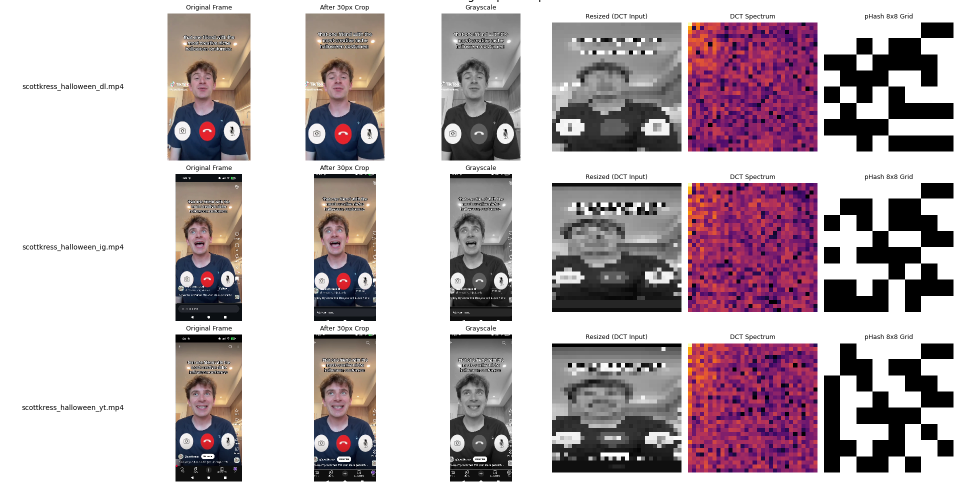
#> input picture base_phash_vis.png, 1920 x 975 px, given in place of scottkress_halloween_dl.mp4, which was not available (shown at 1/2 size)
$ jupyter execute --allow-errors 02_visual_comparison_methods.ipynb   (text cells are left out)
#> lines starting #> are read from the running program, lines starting #| are printed output that depends on the picture; pictures that were not available may be replaced by others from this repository, and a replacement may not be noted
[cell 1]
import cv2
import numpy as np
import imagehash
import os
import json
import time
from PIL import Image
import matplotlib.pyplot as plt
import matplotlib.patches as mpatches
from scipy.spatial.distance import cosine as cosine_dist

# Config
MARGIN = 30
HASH_SIZE = 8
CHUNK_DURATION_SEC = 4
OVERLAP_SEC = 1
DESIRED_FPS = 5
HIST_BINS = 32
OUTPUT_JSON = "visual_fingerprints.json"
SAMPLE_VIDEO = "../data/downloads/scottkress_halloween_dl.mp4"  # Update to any available video

FOLDERS_TO_PROCESS = [
    "../data/downloads",
    "../data/processed/reels_processed",
    "../data/processed/shorts_processed"
]

# Update these to match your actual video filenames as they appear in the JSON

TARGET_VIDEO = "scottkress_halloween_dl.mp4"
POSITIVE_VIDEOS = [
    "scottkress_halloween_ig.mp4",
    "scottkress_halloween_yt.mp4"
]
TOP_K = 5  # Number of top chunk matches to average for mean top-k score

[cell 2]
# --- Shared frame helpers ---

def get_nth_frame(video_path, frame_index=50):
#> called with frame_index = 50
    cap = cv2.VideoCapture(video_path)
    if not cap.isOpened():
        raise Exception(f"Could not open video {video_path}")
    cap.set(cv2.CAP_PROP_POS_FRAMES, frame_index)
    ret, frame = cap.read()
#> frame is the input picture: shape (975, 1920, 3); mean B, G, R 178.2, 172.8, 185.7
    cap.release()
    if not ret:
        raise Exception(f"Could not read frame {frame_index} from {video_path}")
    return frame

def crop_frame(frame, margin=MARGIN):
#> called with margin = 30
    h, w = frame.shape[:2]
#> h = 975; w = 1920
    return frame[margin:h-margin, margin:w-margin]
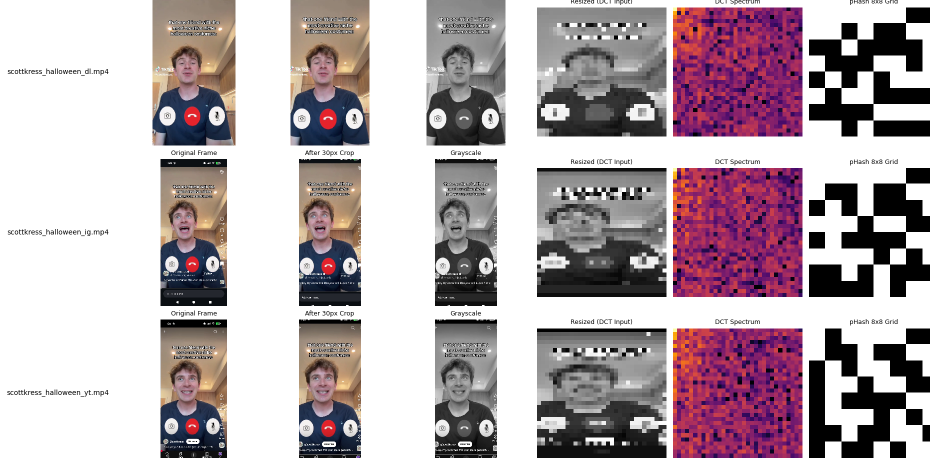
#> returned value: shape (915, 1860, 3) (shown at 1/2 size); mean of channels 0, 1, 2 172.4, 166.5, 180.6; drawn as B, G, R

# --- Chunking logic ---

# [45 lines left out: function get_chunks, not called in this run]

[cell 3]
# --- pHash pipeline visualization ---

def phash_pipeline(frame):
    steps = {}
    frame_rgb = cv2.cvtColor(frame, cv2.COLOR_BGR2RGB)
    steps["Original"] = (frame_rgb, None)

    cropped = crop_frame(frame)
    steps[f"Cropped ({MARGIN}px)"] = (cv2.cvtColor(cropped, cv2.COLOR_BGR2RGB), None)

    gray = cv2.cvtColor(cropped, cv2.COLOR_BGR2GRAY)
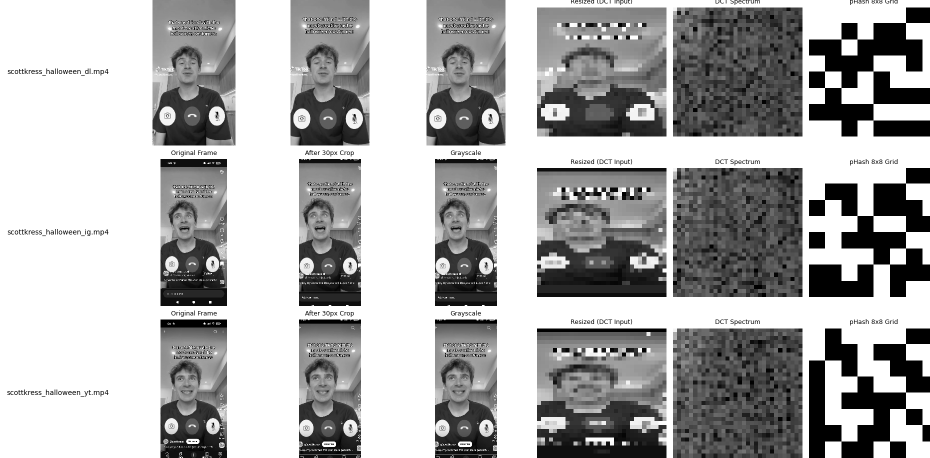
#> gray: shape (915, 1860) (shown at 1/2 size); min 0, max 255, mean 171.4
    steps["Grayscale"] = (gray, "gray")

    resized = cv2.resize(gray, (HASH_SIZE * 4, HASH_SIZE * 4))
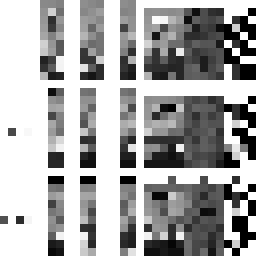
#> resized: shape (32, 32) (shown 8 times larger); min 0, max 255, mean 168.6
    steps["Resized (DCT Input)"] = (resized, "gray")

    dct = cv2.dct(np.float32(resized))
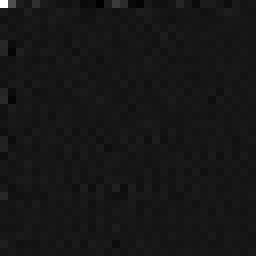
#> dct: shape (32, 32) float32 (shown 8 times larger); min -519.4, max 5396.4, mean 7.7; drawn with min black and max white
    steps["DCT Spectrum"] = (np.log(np.abs(dct) + 1), "inferno")

    pil_img = Image.fromarray(gray)
    phash = imagehash.phash(pil_img)
    steps["pHash 8x8 Grid"] = (np.array(phash.hash, dtype=int), "gray")

    return steps, phash

frame = get_nth_frame(SAMPLE_VIDEO, frame_index=50)
#> (the rest of this cell did not finish here and is left out)

[cell 4]
# --- dHash pipeline visualization ---

def dhash_pipeline(frame):
    steps = {}
    frame_rgb = cv2.cvtColor(frame, cv2.COLOR_BGR2RGB)
    steps["Original"] = (frame_rgb, None)

    cropped = crop_frame(frame)
    steps[f"Cropped ({MARGIN}px)"] = (cv2.cvtColor(cropped, cv2.COLOR_BGR2RGB), None)

    gray = cv2.cvtColor(cropped, cv2.COLOR_BGR2GRAY)
    steps["Grayscale"] = (gray, "gray")

    # dHash resizes to (hash_size+1) x hash_size to compute horizontal gradient
    resized = cv2.resize(gray, (HASH_SIZE + 1, HASH_SIZE))
    steps["Resized (Gradient Input)"] = (resized, "gray")

    gradient = resized[:, 1:] > resized[:, :-1]
    steps["Horizontal Gradient"] = (gradient.astype(np.uint8) * 255, "gray")

    pil_img = Image.fromarray(gray)
    dhash = imagehash.dhash(pil_img)
    steps["dHash 8x8 Grid"] = (np.array(dhash.hash, dtype=int), "gray")

    return steps, dhash

frame = get_nth_frame(SAMPLE_VIDEO, frame_index=50)
#> (the rest of this cell did not finish here and is left out)


fig, axes = plt.subplots(1, len(steps), figsize=(3 * len(steps), 4))
for ax, (title, (img, cmap)) in zip(axes, steps.items()):
    ax.imshow(img, cmap=cmap, interpolation="nearest")
    ax.set_title(title, fontsize=9)
    ax.axis("off")
plt.suptitle(f"dHash Pipeline — {os.path.basename(SAMPLE_VIDEO)}\nHash: {dhash}", fontsize=11)
plt.tight_layout()
plt.show()

[cell 5]
# --- HSV Color Histogram pipeline visualization ---

def hsv_histogram_pipeline(frame):
    steps = {}
    frame_rgb = cv2.cvtColor(frame, cv2.COLOR_BGR2RGB)
    steps["Original"] = (frame_rgb, None)

    cropped = crop_frame(frame)
    steps[f"Cropped ({MARGIN}px)"] = (cv2.cvtColor(cropped, cv2.COLOR_BGR2RGB), None)

    hsv = cv2.cvtColor(cropped, cv2.COLOR_BGR2HSV)
#> hsv: shape (915, 1860, 3); mean H, S, V 26.1, 35.8, 182.7
    steps["HSV"] = (hsv, None)

    h_hist = cv2.calcHist([hsv], [0], None, [HIST_BINS], [0, 180]).flatten()
#> h_hist = 32 values, max 1283188 at index 0, min 30 at index 15, mean 53184.4
    s_hist = cv2.calcHist([hsv], [1], None, [HIST_BINS], [0, 256]).flatten()
#> s_hist = 32 values, max 1280652 at index 0, min 534 at index 30, mean 53184.4
    v_hist = cv2.calcHist([hsv], [2], None, [HIST_BINS], [0, 256]).flatten()
#> v_hist = 32 values, max 850638 at index 31, min 7170 at index 29, mean 53184.4

    # Normalize
    h_hist /= (h_hist.sum() + 1e-7)
#> h_hist = 32 values, max 0.754 at index 0, min 1.76e-05 at index 15, mean 0.0312
    s_hist /= (s_hist.sum() + 1e-7)
#> s_hist = 32 values, max 0.752 at index 0, min 0.000314 at index 30, mean 0.0312
    v_hist /= (v_hist.sum() + 1e-7)
#> v_hist = 32 values, max 0.5 at index 31, min 0.00421 at index 29, mean 0.0313

    histogram = np.concatenate([h_hist, s_hist, v_hist])
#> histogram = 96 values, max 0.754 at index 0, min 1.76e-05 at index 15, mean 0.0312
    return steps, h_hist, s_hist, v_hist, histogram

frame = get_nth_frame(SAMPLE_VIDEO, frame_index=50)
steps, h_hist, s_hist, v_hist, histogram = hsv_histogram_pipeline(frame)
#> steps = 3 items

fig = plt.figure(figsize=(20, 4))

# Pipeline images
for i, (title, (img, cmap)) in enumerate(steps.items()):
    ax = fig.add_subplot(1, len(steps) + 3, i + 1)
    ax.imshow(img, cmap=cmap, interpolation="nearest")
    ax.set_title(title, fontsize=9)
    ax.axis("off")
#> this loop made 3 passes
#> title on passes 1 to 3: 'Original', 'Cropped (30px)', 'HSV'

# Per-channel histograms
offset = len(steps) + 1
#> offset = 4
for i, (hist, label, color) in enumerate(zip(
    [h_hist, s_hist, v_hist],
    ["Hue", "Saturation", "Value"],
    ["r", "g", "b"]
)):
    ax = fig.add_subplot(1, len(steps) + 3, offset + i)
    ax.bar(range(len(hist)), hist, color=color, alpha=0.7)
    ax.set_title(f"{label} Histogram", fontsize=9)
    ax.set_xlabel("Bin")
    ax.set_ylabel("Normalized Freq")
#> this loop made 3 passes

plt.suptitle(f"HSV Histogram Pipeline — {os.path.basename(SAMPLE_VIDEO)}", fontsize=11)
plt.tight_layout()
plt.show()
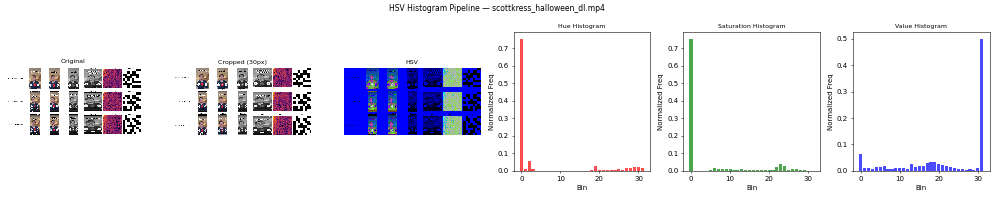
#> figure drawn by matplotlib, 6 panels; panel 4: tallest bar 0.754 high, from x = -0.4 to 0.4; panel 5: tallest bar 0.752 high, from x = -0.4 to 0.4; panel 6: tallest bar 0.5 high, from x = 30.6 to 31.4

[cell 6]
# --- Generate and save all methods to JSON ---

# [20 lines left out: functions compute_phash, compute_dhash, compute_hsv_histogram, not called in this run]

all_data = {}
timing = {}  # {video_name: {phash: t, dhash: t, hsv: t, total: t}}
total_start = time.time()

for folder in FOLDERS_TO_PROCESS:
    folder_path = os.path.abspath(folder)
    if not os.path.exists(folder_path):
        print(f"Skipping missing folder: {folder_path}")
        continue

    for file_name in os.listdir(folder_path):
        if not file_name.lower().endswith((".mp4", ".mov", ".mkv")):
            continue

        video_path = os.path.join(folder_path, file_name)
        print(f"Processing: {file_name}")

        chunks = get_chunks(video_path)
        video_entry = {"chunks": []}
        timing[file_name] = {"phash": 0.0, "dhash": 0.0, "hsv": 0.0}

        for chunk in chunks:
            chunk_entry = {
                "chunk_id": chunk["chunk_id"],
                "start_sec": chunk["start_sec"],
                "end_sec": chunk["end_sec"],
                "frames": []
            }

            for f_idx, frame in chunk["frames"]:
                t0 = time.time()
                ph = compute_phash(frame)
                timing[file_name]["phash"] += time.time() - t0

                t0 = time.time()
                dh = compute_dhash(frame)
                timing[file_name]["dhash"] += time.time() - t0

                t0 = time.time()
                hsv = compute_hsv_histogram(frame)
                timing[file_name]["hsv"] += time.time() - t0

                chunk_entry["frames"].append({
                    "frame_idx": f_idx,
                    "phash": ph,
                    "dhash": dh,
                    "color_histogram": hsv
                })

            video_entry["chunks"].append(chunk_entry)

        timing[file_name]["total"] = round(
            timing[file_name]["phash"] + timing[file_name]["dhash"] + timing[file_name]["hsv"], 4
        )
        all_data[file_name] = video_entry
        print(f"  Done. Chunks: {len(chunks)} | Time: {timing[file_name]['total']}s")

total_elapsed = round(time.time() - total_start, 3)

with open(OUTPUT_JSON, "w") as f:
    json.dump(all_data, f)

print(f"\nJSON saved to {OUTPUT_JSON}")
print(f"Total generation time: {total_elapsed}s")

[cell 7]
# --- Timing and storage metrics ---

json_size_kb = os.path.getsize(OUTPUT_JSON) / 1024

total_phash = sum(v["phash"] for v in timing.values())
total_dhash = sum(v["dhash"] for v in timing.values())
total_hsv   = sum(v["hsv"]   for v in timing.values())

print(f"{'Video':<45} {'pHash (s)':>10} {'dHash (s)':>10} {'HSV (s)':>10} {'Total (s)':>10}")
print("-" * 87)
for video, t in timing.items():
    print(f"{video:<45} {t['phash']:>10.4f} {t['dhash']:>10.4f} {t['hsv']:>10.4f} {t['total']:>10.4f}")
print("-" * 87)
print(f"{'TOTAL':<45} {total_phash:>10.4f} {total_dhash:>10.4f} {total_hsv:>10.4f} {total_elapsed:>10.4f}")
print(f"\nJSON file size: {json_size_kb:.2f} KB")
